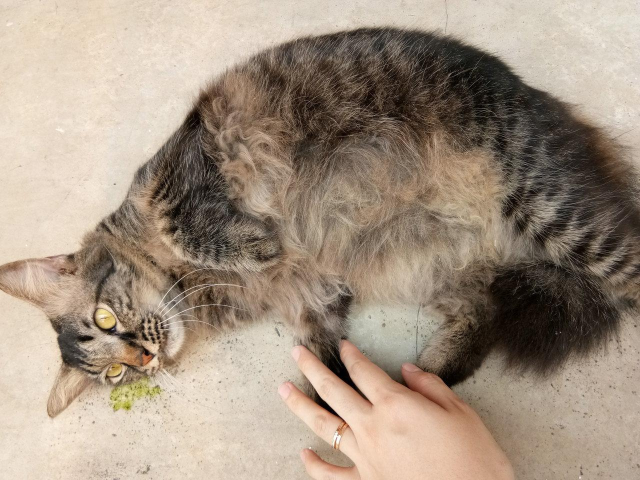
#> input picture train/0337f2ce81eef33554ccabb17e2d8992.jpg, 1280 x 960 px (shown at 1/2 size); its folder holds 4 pictures in this run
$ python features2.py
#> lines starting #> are read from the running program, lines starting #| are printed output that depends on the picture
# Load in packages
import os
import seaborn as sns
import pandas as pd
from glob import glob
import numpy as np
import matplotlib.pyplot as plt
import cv2 as cv

# Get the metadata (the .csv data) and put it into DataFrames
train_df = pd.read_csv('train.csv')
#> (reads train.csv from the repository)

# Get the image data (the .jpg data) and put it into lists of filenames
train_jpg = glob("train/*.jpg")

# Features lists

total_entropy_features = []
mean_red_features = []
mean_green_features = []
mean_blue_features = []
variance_red_features = []
variance_green_features = []
variance_blue_features = []

# Assuming selected_features
selected_features = ['Id','total_entropy', 'mean_red', 'mean_green', 'mean_blue', 'variance_red', 'variance_green', 'variance_blue']

for image_path in train_jpg:
    # Load image
    image = cv.imread(image_path)
#> image is the input picture: shape (960, 1280, 3); mean B, G, R 129.6, 146.1, 162.5

    # Convert to grayscale
    gray_image = cv.cvtColor(image, cv.COLOR_BGR2GRAY)
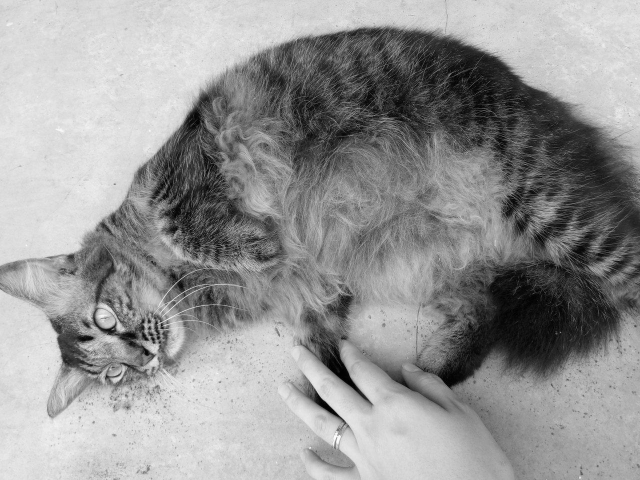
#> gray_image: shape (960, 1280) (shown at 1/2 size); min 0, max 255, mean 149.1

    # Resize image
    gray_image = cv.resize(gray_image, (128, 64))
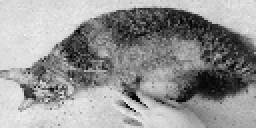
#> gray_image: shape (64, 128) (shown 2 times larger); min 1, max 246, mean 149.2


    # Calculate mean values for red, green, and blue channels
    mean_red = np.mean(image[..., 2])
#> mean_red = 162.5
    mean_green = np.mean(image[..., 1])
#> mean_green = 146.1
    mean_blue = np.mean(image[..., 0])
#> mean_blue = 129.6
    mean_red_features.append(mean_red)
    mean_green_features.append(mean_green)
    mean_blue_features.append(mean_blue)

    # Calculate variance for red, green, and blue channels
    variance_red = np.var(image[..., 2])
#> variance_red = 4607.3
    variance_green = np.var(image[..., 1])
#> variance_green = 4375
    variance_blue = np.var(image[..., 0])
#> variance_blue = 4025.1
    variance_red_features.append(variance_red)
    variance_green_features.append(variance_green)
    variance_blue_features.append(variance_blue)

    # Calculate entropy for red, green, and blue channels
    entropy_red = -np.sum((image[:, :, 0]/255) * np.log2((image[:, :, 0]/255) + 1e-10))
#> entropy_red = 479179.7
    entropy_green = -np.sum((image[:, :, 1]/255) * np.log2((image[:, :, 1]/255) + 1e-10))
#> entropy_green = 440085.6
    entropy_blue = -np.sum((image[:, :, 2]/255) * np.log2((image[:, :, 2]/255) + 1e-10))
#> entropy_blue = 390418.4

    # Calculate total entropy
    total_entropy = entropy_red + entropy_green + entropy_blue
#> total_entropy = 1309683.8
    total_entropy_features.append(total_entropy)
#> pass 2 of the loop `for image_path in train_jpg:`:
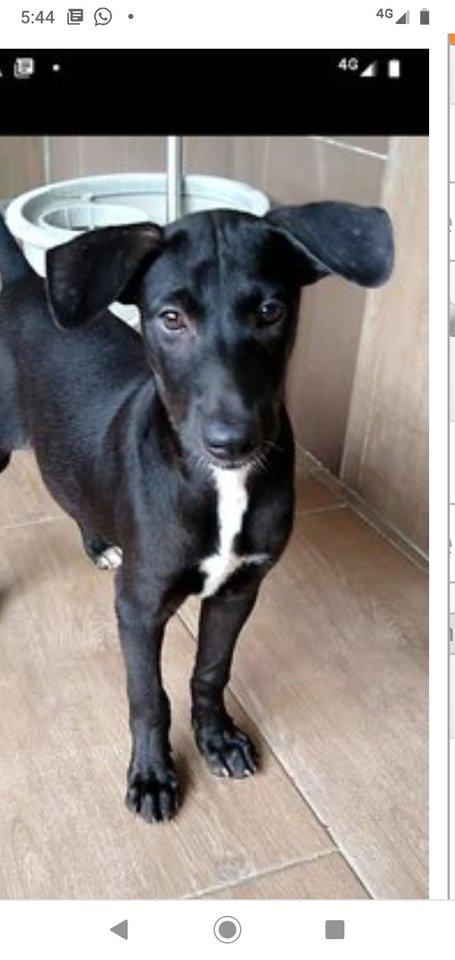
#> input picture train/0447b561b9463484ade679541a932fe5.jpg, 455 x 960 px
#> image is the input picture: shape (960, 455, 3); mean B, G, R 133.8, 136.4, 141.9
#> `gray_image = cv.cvtColor(image, cv.COLOR_BGR2GRAY)`:
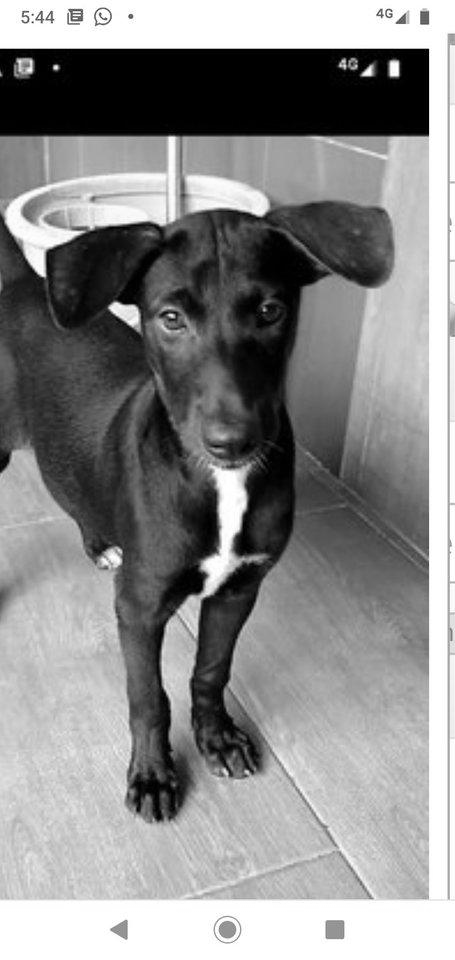
#> gray_image: shape (960, 455); min 0, max 255, mean 137.7
#> `gray_image = cv.resize(gray_image, (128, 64))`:
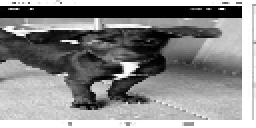
#> gray_image: shape (64, 128) (shown 2 times larger); min 0, max 255, mean 136.7
#> mean_red = 141.9
#> mean_green = 136.4
#> mean_blue = 133.8
#> variance_red = 7473.2
#> variance_green = 7038
#> variance_blue = 6588.8
#> entropy_red = 136251.1
#> entropy_green = 129243.5
#> entropy_blue = 120526.5
#> total_entropy = 386021.2
#> pass 3 of the loop `for image_path in train_jpg:`:
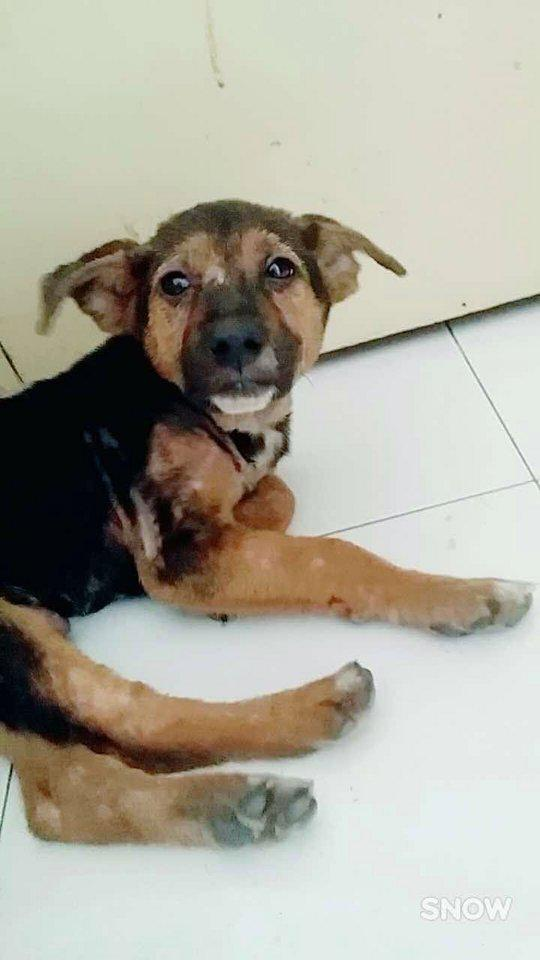
#> input picture train/067b8b8bf179c8e867d6cf34bab2b6ca.jpg, 540 x 960 px
#> image is the input picture: shape (960, 540, 3); mean B, G, R 156.5, 169, 172.1
#> `gray_image = cv.cvtColor(image, cv.COLOR_BGR2GRAY)`:
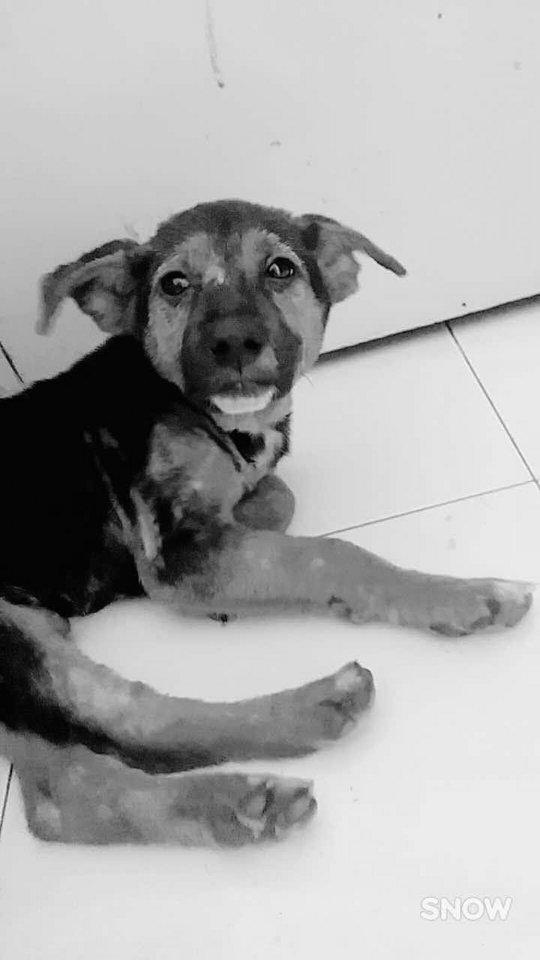
#> gray_image: shape (960, 540); min 0, max 255, mean 168.5
#> `gray_image = cv.resize(gray_image, (128, 64))`:
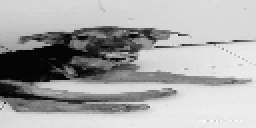
#> gray_image: shape (64, 128) (shown 2 times larger); min 1, max 253, mean 168.6
#> mean_red = 172.1
#> mean_green = 169
#> mean_blue = 156.5
#> variance_red = 4737.5
#> variance_green = 5605
#> variance_blue = 5893.7
#> entropy_red = 151142
#> entropy_green = 136214.4
#> entropy_blue = 138849
#> total_entropy = 426205.4
#> the loop made 4 passes; the first 3 are shown

# Create an empty DataFrame
final_df = pd.DataFrame()
#> final_df = table of 0 rows and 0 columns

# Add the "Pawpularity" column to the final DataFrame
final_df['Id'] = train_df['Id']
final_df['Pawpularity'] = train_df['Pawpularity']


# Add total entropy feature
final_df = pd.concat([final_df, pd.DataFrame(total_entropy_features, columns=['total_entropy'])], axis=1)

# Add mean values for red, green, and blue channels
#> (the run stopped early here; a loop or call above may not have finished)
